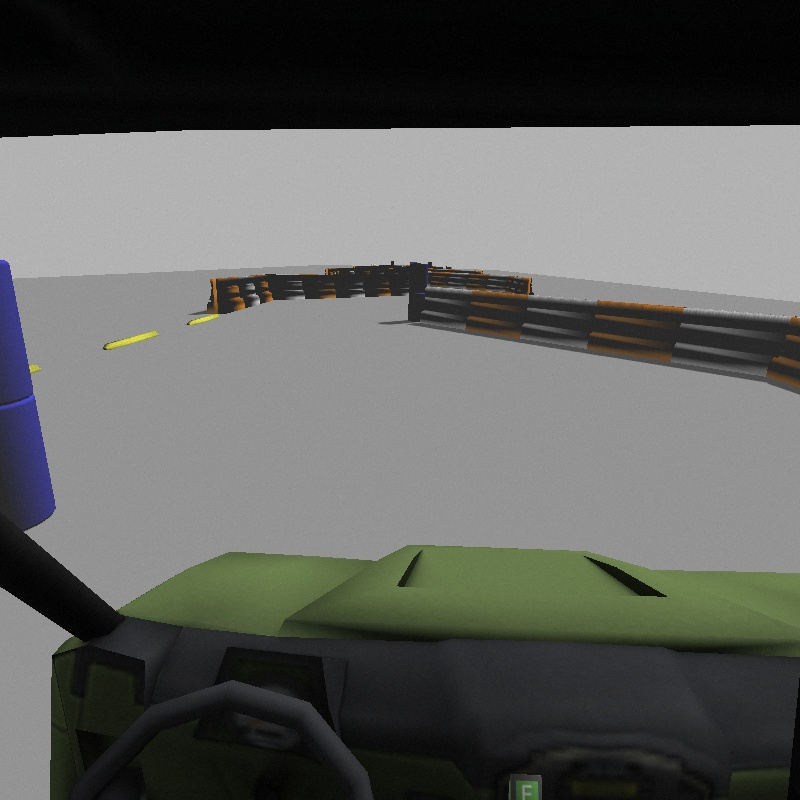
#> input picture Road/data/frame0008.jpg, 800 x 800 px
$ python imp.py   (Python 2 division)
#> lines starting #> are read from the running program, lines starting #| are printed output that depends on the picture; after the words box and inside, x2 and y2 are one past the last pixel; in counts of white or black regions, pixels touching at a corner belong together
__author__ = 'tobin'

import cv2
import numpy as np

def run():
    path = '../data/'
    img_name = 'frame0008.jpg'
    img_path = path + img_name

    img = cv2.imread(img_path)
#> img is the input picture: shape (800, 800, 3); mean B, G, R 94.1, 97.2, 95.8

    # engine cover
    # reference points
    # h, w = img.shape[:2]
    # img = cv2.resize(img, (w/5, h/5))
    rect = [(400, 585), (666, 597), (584, 556), (420, 550)]
    rect = np.array(rect, dtype = "float32")
    for row in rect:
        cv2.circle(img, tuple(row), 3, (0, 0, 255), -1)
#> img: shape (800, 800, 3); 0.02% of pixels changed, all inside (x1, y1, x2, y2) = (397, 547, 670, 601)

    # [24 lines of commented-out code are left out]
    dst = [(0, 44), (96, 44), (85, 0), (11, 0)]
    dst = np.array(dst, dtype = "float32")
    dst /= 5
    dst[:, 0] += (1024 - 96)
    dst[:, 1] += (2048 - 44)
    print dst

    # w, h = dst[1]
    w, h = 2048, 2048
    M = cv2.getPerspectiveTransform(rect, dst)
#> M = [[-0.0368, -2.34, 940.7], [0.00437, -5.18, 2066.9], [3.43e-08, -0.00253, 1]]
    warped = cv2.warpPerspective(img, M, (w, h))
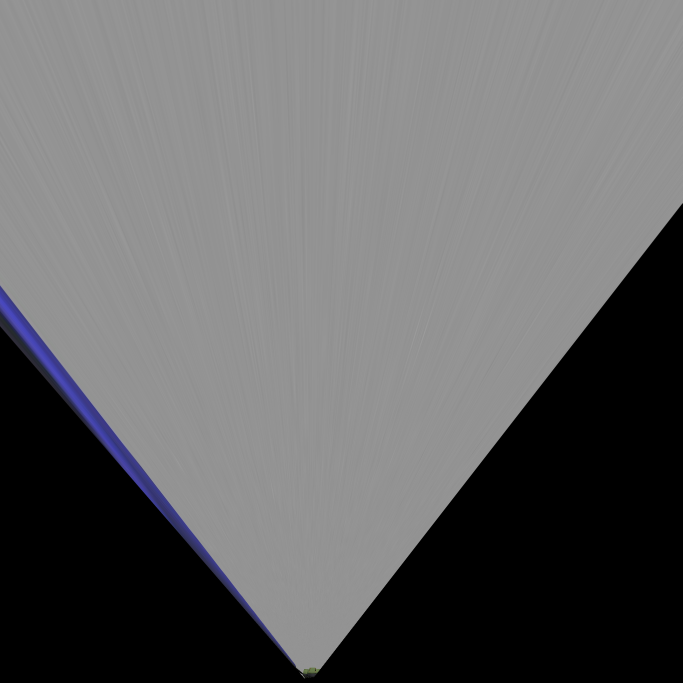
#> warped: shape (2048, 2048, 3) (shown at 1/3 size); mean B, G, R 101.1, 100.2, 100.2

    warped = cv2.resize(warped, (600, 600))
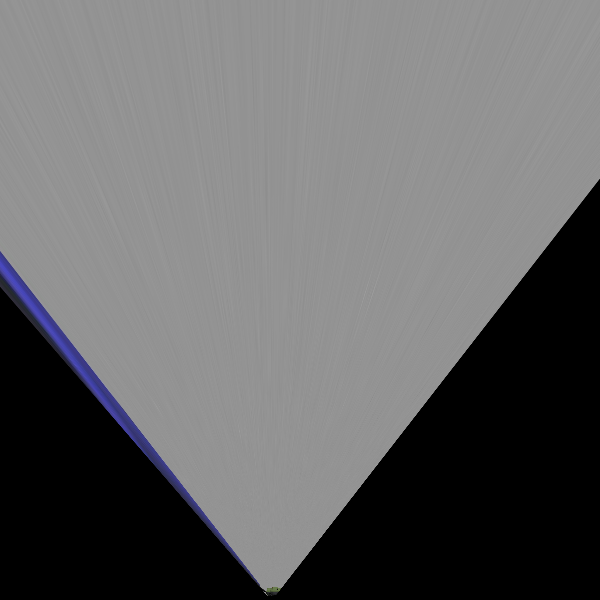
#> warped: shape (600, 600, 3); mean B, G, R 101.1, 100.1, 100.1

    cv2.imshow(img_name, img)
    cv2.imshow(img_name + ' warp', warped)
    # cv2.imshow('img_dst', img_dst)
    cv2.waitKey(0)

if __name__ == "__main__":
    run()

    # [4 lines of commented-out code are left out]

$ run again, with Road/data/frame0000.jpg copied over Road/data/frame0008.jpg
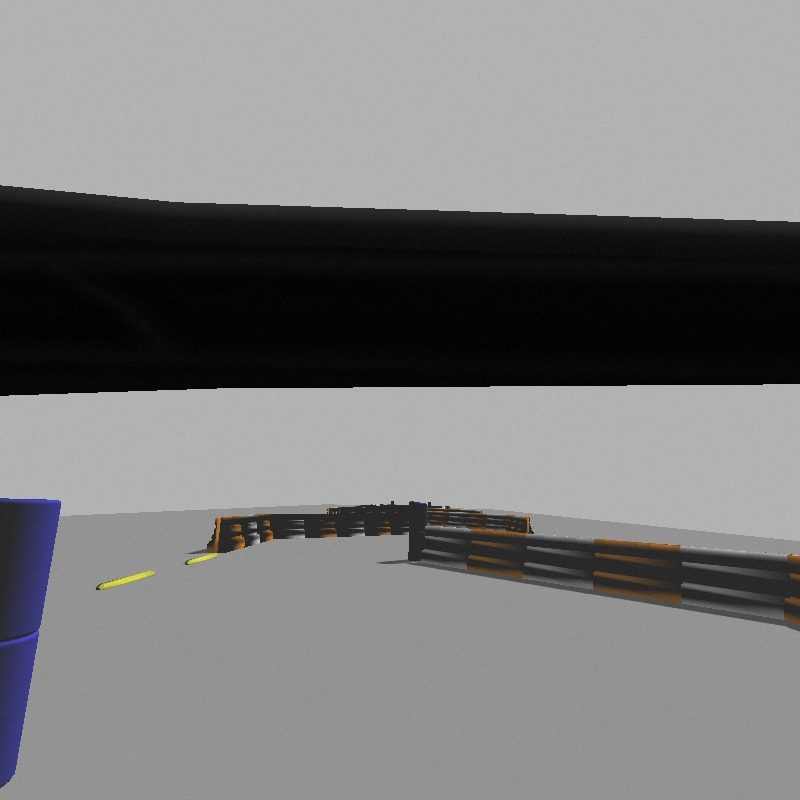
#> input picture Road/data/frame0000.jpg, 800 x 800 px
#> in run, img is the input picture: shape (800, 800, 3); mean B, G, R 123.6, 123.2, 123.3
#> M = [[-0.0368, -2.34, 940.7], [0.00437, -5.18, 2066.9], [3.43e-08, -0.00253, 1]]
#> in run, `warped = cv2.warpPerspective(img, M, (w, h))`:
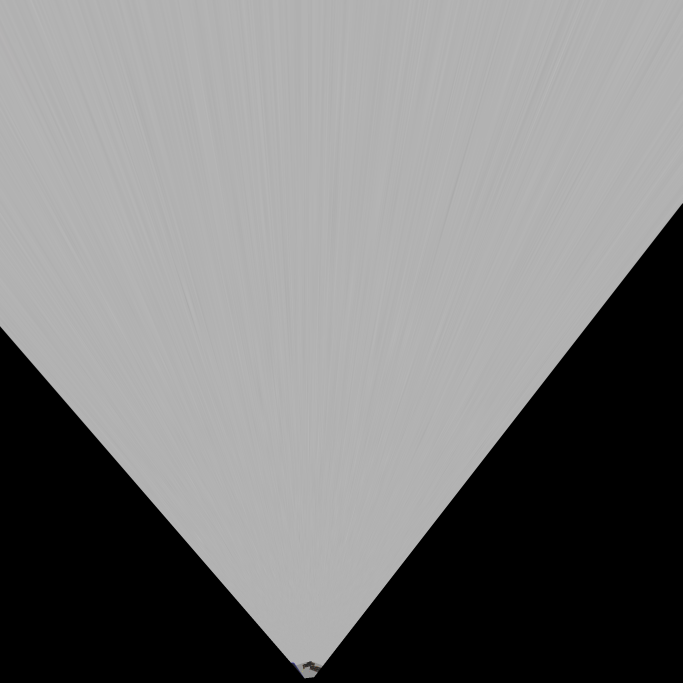
#> warped: shape (2048, 2048, 3) (shown at 1/3 size); mean B, G, R 122.8, 122.8, 122.8
#> in run, `warped = cv2.resize(warped, (600, 600))`:
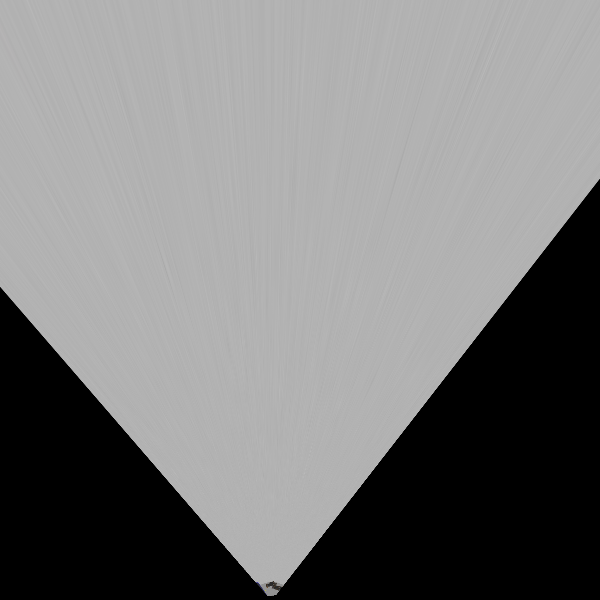
#> warped: shape (600, 600, 3); mean B, G, R 122.8, 122.8, 122.8
